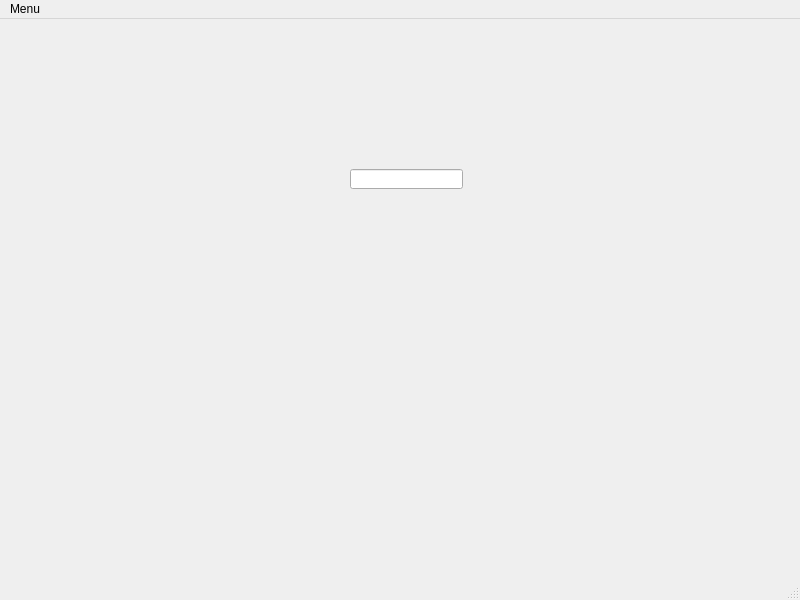
<?xml version="1.0" encoding="UTF-8"?>
<ui version="4.0">
 <class>MainWindow</class>
 <widget class="QMainWindow" name="MainWindow">
  <property name="geometry">
   <rect>
    <x>0</x>
    <y>0</y>
    <width>800</width>
    <height>600</height>
   </rect>
  </property>
  <property name="windowTitle">
   <string>MainWindow</string>
  </property>
  <widget class="QWidget" name="centralwidget">
   <widget class="QLineEdit" name="lineEditMain">
    <property name="geometry">
     <rect>
      <x>350</x>
      <y>150</y>
      <width>113</width>
      <height>20</height>
     </rect>
    </property>
   </widget>
  </widget>
  <widget class="QMenuBar" name="menubar">
   <property name="geometry">
    <rect>
     <x>0</x>
     <y>0</y>
     <width>800</width>
     <height>21</height>
    </rect>
   </property>
   <widget class="QMenu" name="menuMenu">
    <property name="title">
     <string>Menu</string>
    </property>
    <widget class="QMenu" name="myAction">
     <property name="title">
      <string>Test 1</string>
     </property>
     <addaction name="actionTest_1_1"/>
     <addaction name="separator"/>
    </widget>
    <addaction name="myAction"/>
    <addaction name="actionMy"/>
   </widget>
   <addaction name="menuMenu"/>
  </widget>
  <widget class="QStatusBar" name="statusbar"/>
  <action name="actionTest_1_1">
   <property name="text">
    <string>Test 1-1</string>
   </property>
  </action>
  <action name="actionMy">
   <property name="text">
    <string>Test 2</string>
   </property>
  </action>
 </widget>
 <resources/>
 <connections/>
</ui>
